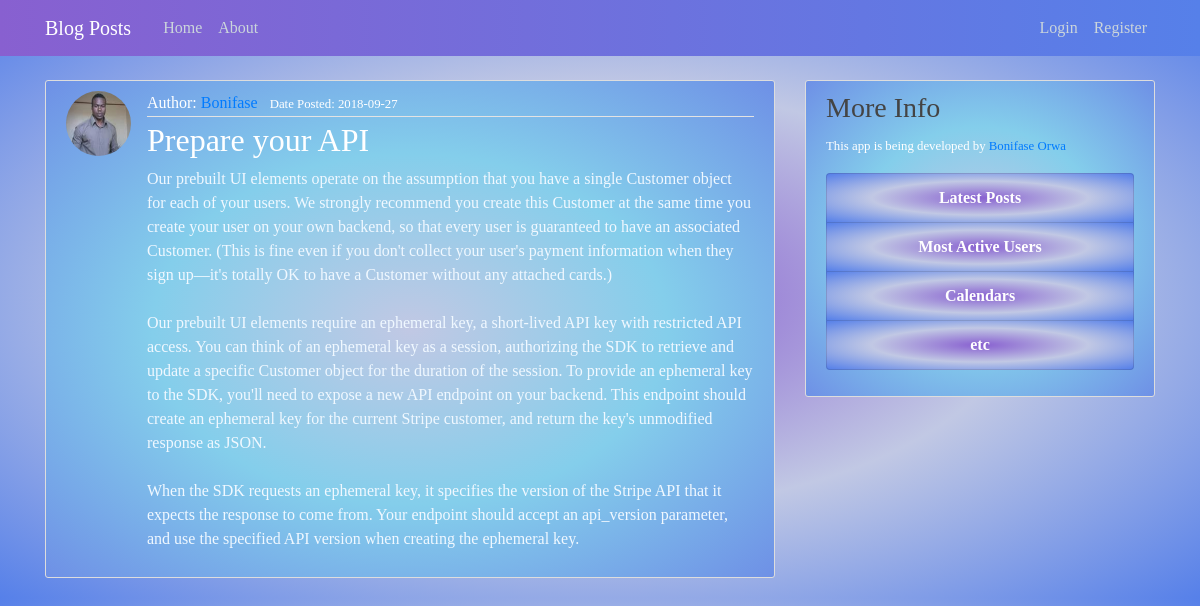
The app's page /post/4 with its own data.
### blogpost/models/models.py (models this page shows, shortened)
class User(db.Model, UserMixin):
    id = db.Column(db.Integer, primary_key=True)
    username = db.Column(db.String(20), unique=True, nullable=False)
    email = db.Column(db.String(120), unique=True, nullable=False)
    image_file = db.Column(
        db.String(20), nullable=False, default='default.jpg')
    password = db.Column(db.String(60), nullable=False)
    posts = db.relationship('Post', backref='author', lazy=True)

class Post(db.Model):
    id = db.Column(db.Integer, primary_key=True)
    title = db.Column(db.String(100), nullable=False)
    date_posted = db.Column(
        db.DateTime, nullable=False, default=datetime.utcnow)
    content = db.Column(db.Text, nullable=False)
    user_id = db.Column(db.Integer, db.ForeignKey('user.id'), nullable=False)

### blogpost/routes.py (the view)
@app.route("/post/<int:post_id>", methods=['GET', 'POST'])
def post(post_id):
    post = Post.query.get_or_404(post_id)
    return render_template('post.html', title=post.title, post=post)

### blogpost/templates/post.html (shortened to what this page needs)
{% extends "layout.html" %}
{% block content %}
  <article class="media content-section">
    <img class="rounded-circle article-img" src="{{ url_for('static', filename='profile_pics/' + post.author.image_file) }}">
    <div class="media-body">
      <div class="article-metadata">
        Author: <a class="mr-2" href="#">{{ post.author.username }}</a>
        <small class="text-muted">Date Posted: {{ post.date_posted.strftime('%Y-%m-%d') }}</small>
      </div>
      <h2 class="article-title">{{ post.title }}</h2>
      <p class="article-content">{{ post.content }}</p>
    </div>
  </article>
{% endblock content %}

### blogpost/static/main.css (style rules this page uses)
body { background: radial-gradient(#8860d0, #c1c8e4, #5680e9); color: #333333; margin-top: 5rem; font-family: Monotype Corsiva; }
h1, h2, h3, h4, h5, h6 { color: #444444; }
.content-section { background: radial-gradient(#c1c8e4, #84ceeb, #6e90e6); color: aliceblue; padding: 10px 20px; border: 1px solid #dddddd; border-radius: 3px; margin-bottom: 20px; }
.article-title { color: #444444; }
.article-content { white-space: pre-line; }
.article-img { height: 65px; width: 65px; margin-right: 16px; }
.article-metadata { padding-bottom: 1px; color: #ffffff; margin-bottom: 4px; border-bottom: 1px solid #e3e3e3; }
.text-muted { color: white !important; }
.article-title { color: white; }

### records on screen
User: image_file (picture), author.username "Bonifase"
Post: date_posted "2018-09-27", title "Prepare your API", content "Our prebuilt UI elements operate on the assumption that you have a single Customer object for each of your users. We strongly recommend you create this Customer at the same time you create your user on your own backend, so that every user is guaranteed to have an associated Customer. (This is fine even if you don't collect your user's payment information when they sign up—it's totally OK to have a Customer without any attached cards.) Our prebuilt UI elements require an ephemeral key, a short-lived API key with restricted API access. You can think of an ephemeral key as a session, authorizing the SDK to retrieve and update a specific Customer object for the duration of the session. To…"
